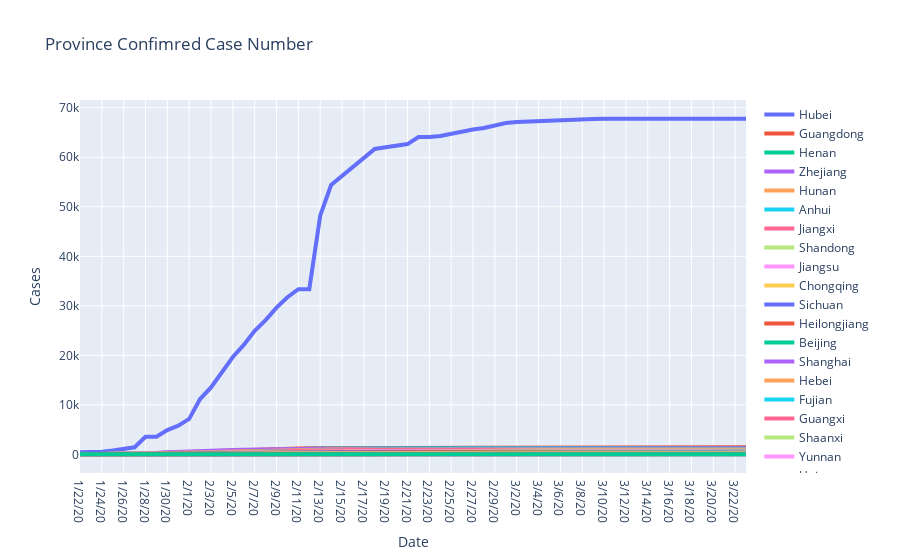

Write notebook code for a chart like this one.
### Code cell
py.init_notebook_mode(connected=True)
fig = go.Figure()
for index, row in China_data.iterrows():
    fig.add_trace(go.Scatter(x = row.index[4:], y = list(row)[4:], name = row[0], line=dict(width=4)))
fig.update_layout(title='Province Confimred Case Number',
                   xaxis_title='Date',
                   yaxis_title='Cases')
py.iplot(fig)
